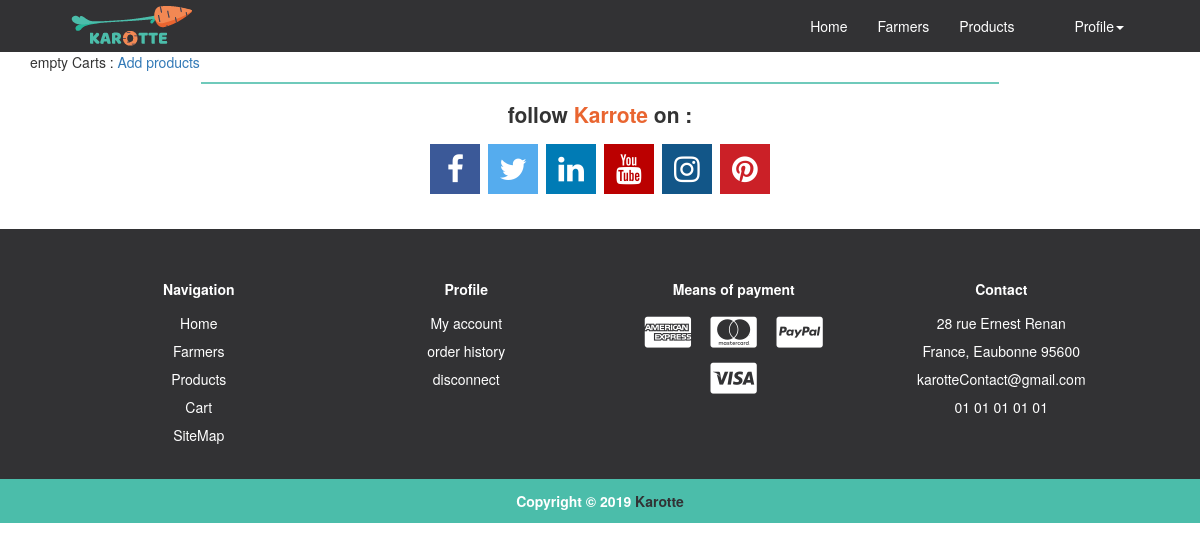
/Cart (signed in), run on an earlier commit of the app's database.
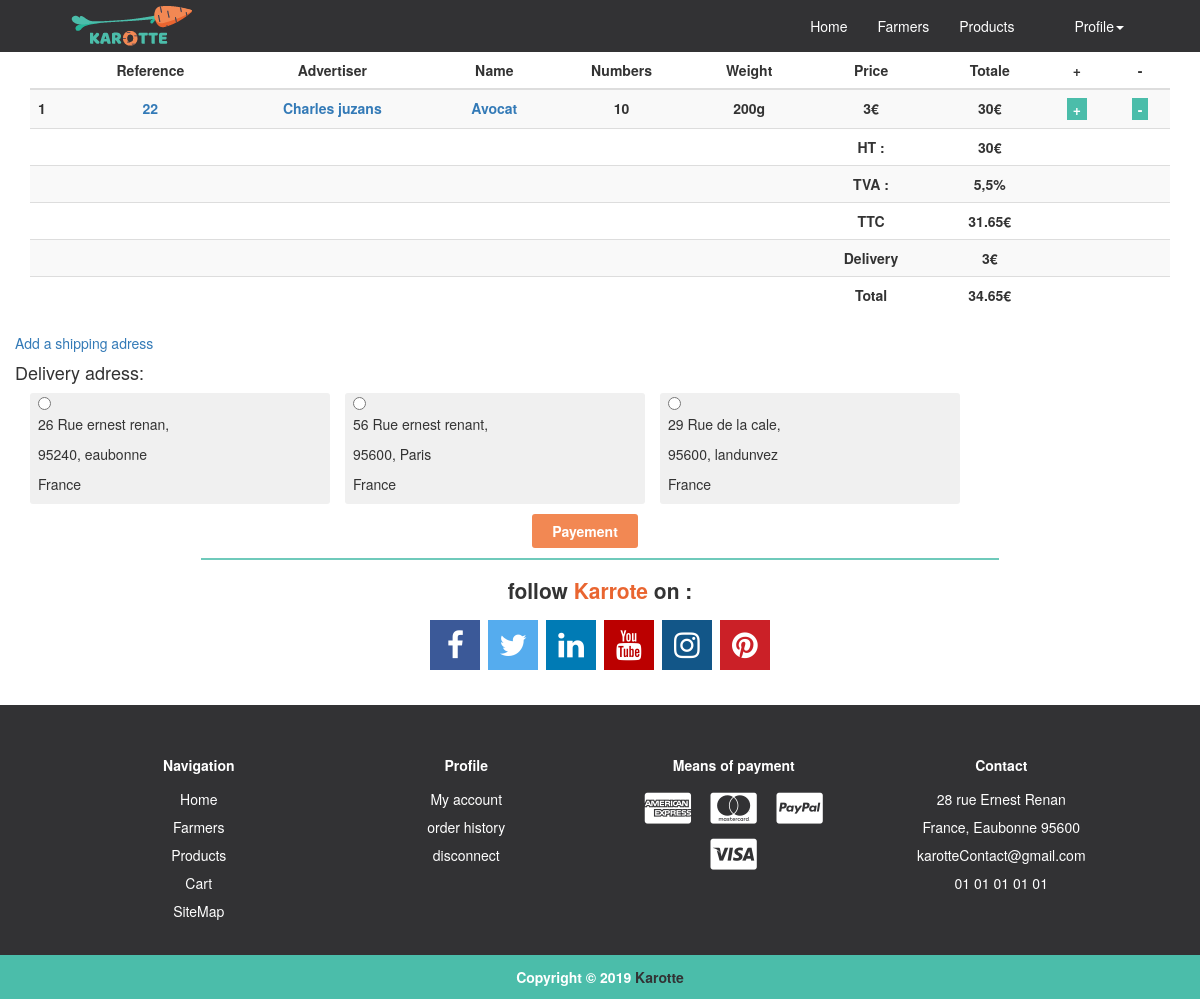
And on a later commit of the database.
### tables this page shows
CREATE TABLE IF NOT EXISTS `Cards` (
  `Id` int(9) NOT NULL,
  `IdProduct` int(9) NOT NULL,
  `idFarmerProduct` int(9) NOT NULL,
  `Nb` int(9) NOT NULL,
  `Idusers` int(9) NOT NULL,
  `Status` int(1) NOT NULL DEFAULT '1',
  `creationDate` date NOT NULL
);

CREATE TABLE IF NOT EXISTS `Produit` (
  `Id` int(9) NOT NULL,
  `IdListeProduit` int(9) NOT NULL,
  `Prix` varchar(255) NOT NULL,
  `Biographie` text NOT NULL,
  `Qualiter` text NOT NULL,
  `UnitWeight` varchar(9) NOT NULL,
  `NbStock` varchar(255) NOT NULL,
  `IdFarmers` int(9) NOT NULL,
  `Region` int(9) NOT NULL,
  `CreationDate` date DEFAULT NULL,
  `Actif` int(1) NOT NULL DEFAULT '0'
);

CREATE TABLE IF NOT EXISTS `Users` (
  `Id` int(9) NOT NULL,
  `Name` varchar(255) NOT NULL,
  `LastName` varchar(255) NOT NULL,
  `Email` varchar(255) NOT NULL,
  `Password` varchar(255) NOT NULL,
  `DateBirth` date DEFAULT NULL,
  `Type` int(1) NOT NULL,
  `Actif` int(1) NOT NULL DEFAULT '0',
  `Status` int(1) NOT NULL DEFAULT '1',
  `CreationDate` date NOT NULL,
  `CreationIp` varchar(100) NOT NULL
);

CREATE TABLE IF NOT EXISTS `ListeProduit` (
  `Id` int(9) NOT NULL,
  `Name` varchar(255) NOT NULL,
  `Actif` int(1) NOT NULL DEFAULT '1'
);

CREATE TABLE IF NOT EXISTS `Delivery` (
  `Id` int(9) NOT NULL,
  `IdUser` int(9) NOT NULL,
  `Road` varchar(255) NOT NULL,
  `RoadName` varchar(255) NOT NULL,
  `RoadNumber` varchar(255) NOT NULL,
  `PostalCode` varchar(255) NOT NULL,
  `City` varchar(255) NOT NULL,
  `Region` varchar(255) NOT NULL,
  `County` varchar(255) NOT NULL,
  `Phone` varchar(255) NOT NULL,
  `Actif` int(1) NOT NULL DEFAULT '1'
);

### controller/carts.php (called while the page is built, shortened)
<?php
$objCarts = new carts($connect);
if(!isset($_SESSION['farmer'])){
    $session = $_SESSION['user'];
}else{
    $session = $_SESSION['farmer'];
}
if(!isset($_SESSION['farmer'])){
    $panier = $objCarts->selectCarts($_SESSION['user']);
}else{
    $client_id = $_SESSION['farmer'];
    $panier = $objCarts->selectCarts($_SESSION['farmer']);
}
$errorDelivery = false;
?>

### models/connect.class.php (called while the page is built, shortened)
<?php
class connect {
    public function setConnect(PDO $connect)
    {
        $this -> _connect = $connect;
    }
}
?>

### models/carts.class.php (called while the page is built, shortened)
<?php
class carts extends connect
{
    public function selectCarts($iduser)
    {
        $req = $this->_connect->query("SELECT Cards.Id as card_id, Cards.Nb as card_quantity, Produit.Id as product_id, Produit.Prix as product_price, Produit.UnitWeight as product_weight, Users.Id as farmer_id, Farmers.Id as farmer_farmer_id, Users.Name as farmer_name, Users.LastName as farmer_lastname, ListeProduit.Id as lproduct_id, ListeProduit.Name as lproduct_name FROM `Cards` INNER JOIN Farmers ON Cards.idFarmerProduct = Farmers.Id INNER JOIN Users ON Farmers.IdUser = Users.Id INNER JOIN Produit ON Cards.IdProduct = Produit.Id INNER JOIN ListeProduit ON Produit.IdListeProduit = ListeProduit.Id WHERE Cards.Idusers = '$iduser' AND Cards.Status = '0' ");
        $res = $req->fetchAll();
        return $res;
    }
    public function selectAdresseLivraison($idUser)
    {
        $req = $this->_connect->query("SELECT * FROM `Delivery` WHERE IdUser = '$idUser' LIMIT 3");
        $res = $req->fetchAll();
        return $res;
    }
}
?>

### config.php (called while the page is built, shortened)
<?php
$delivery_price = 3;
function routeUrl(){
    $nbslash = '';
    if(isset($_GET['p'])){
        $nburl = count(explode('/', $_GET['p']));
        if($nburl !== 0){
            for($i=1; $i < $nburl; $i++){
                $nbslash .= "../";
            }
        }
    }
    return $nbslash;
}

### views/page/Cart.php (the view, shortened to what the changed rows need)
<?php
require "controller/carts.php";
    ?>
    <?php
$size = sizeof($panier);
if ($size != 0) {
    ?>
    <div class="container block_Carts">
        <div class="row">
            <div class="col-sm-12 block_Carts_1">
                <table class="table table-striped">
                    <thead>
                    <tr>
                        <th style="text-align: center" scope="col">&nbsp;</th>
                        <th style="text-align: center" scope="col">Reference</th>
                        <th style="text-align: center" scope="col">Advertiser</th>
                        <th style="text-align: center" scope="col">Name</th>
                        <th style="text-align: center" scope="col">Numbers</th>
                        <th style="text-align: center" scope="col">Weight</th>
                        <th style="text-align: center" scope="col">Price</th>
                        <th style="text-align: center" scope="col">Totale</th>
                        <th style="text-align: center" scope="col">+</th>
                        <th style="text-align: center" scope="col">-</th>
                    </tr>
                    </thead>
                    <tbody>
                    <?php
                    $nb = "1";
                    $total = 0;
                    foreach ($panier as $panierF) {
                        $IdProduct = $panierF['product_id'];
                        $idFarmerProduct = $panierF['farmer_id'];
                        $Nb = $panierF['card_quantity'];
                        $NameAnnonceur = $panierF['farmer_name'] . ' ' . $panierF['farmer_lastname'];
                        $IdListeProduit = $panierF['lproduct_id'];
                        $Prix = $panierF['product_price'];
                        $UnitWeight = $panierF['product_weight'];
                        $NameProducts = $panierF['lproduct_name'];
                        $calcule1 = $Prix;
                        $calcule2 = $Nb;
                        $resCalcul = $calcule1 * $calcule2;
                        $total += $resCalcul;
                        $tva = $total * 0.055;
                        ?>
                        <tr>
                            <th scope="row"><?= $nb ?></th>
                            <th style="text-align: center" scope="row"><a
                                        href="<?= routeUrl() ?>Products/produit=<?= $IdProduct ?>"><?= $IdProduct ?></a>
                            </th>
                            <th style="text-align: center" scope="row"><a
                                        href="<?= routeUrl() ?>Farmers/agriculteur=<?= $idFarmerProduct ?>"><?= $NameAnnonceur ?></a>
                            </th>
                            <th style="text-align: center" scope="row"><a
                                        href="<?= routeUrl() ?>Products/filters/<?= $IdListeProduit ?>/0/0/0/1"><?= $NameProducts ?></a>
                            </th>
                            <th style="text-align: center" scope="row"><?= $Nb ?></th>
                            <th style="text-align: center" scope="row"><?= $UnitWeight ?></th>
                            <th style="text-align: center" scope="row"><?= $Prix ?>€</th>
                            <th style="text-align: center" scope="row"><?= $Prix * $Nb ?>€</th>
                            <th style="text-align: center" scope="row">
                                <form method="post">
                                    <input class="cartsAdd" type="submit" name="add1" value="+"/>
                                </form>
                            </th>
                            <th style="text-align: center" scope="row">
                                <form method="post">
                                    <input class="cartsAdd" type="submit" name="no1" value="-"/>
                                </form>
                            </th>
                        </tr>
                        <?php
                        $nb = $nb + "1";
                    }
                    ?>
                    <tr>
                        <th scope="row"></th>
                        <th style="text-align: center" scope="row"></th>
                        <th style="text-align: center" scope="row"></th>
                        <th style="text-align: center" scope="row"></th>
                        <th style="text-align: center" scope="row"></th>
                        <th style="text-align: center" scope="row"></th>
                        <th style="text-align: center" scope="row">HT :</th>
                        <th style="text-align: center" scope="row"><?= $total ?>€</th>
                        <th style="text-align: center" scope="row"></th>
                        <th style="text-align: center" scope="row"></th>
                    </tr>
                    <tr>
                        <th scope="row"></th>
                        <th style="text-align: center" scope="row"></th>
                        <th style="text-align: center" scope="row"></th>
                        <th style="text-align: center" scope="row"></th>
                        <th style="text-align: center" scope="row"></th>
                        <th style="text-align: center" scope="row"></th>
                        <th style="text-align: center" scope="row">TVA :</th>
                        <th style="text-align: center" scope="row">5,5%</th>
                        <th style="text-align: center" scope="row"></th>
                        <th style="text-align: center" scope="row"></th>
                    </tr>
                    <tr>
                        <th scope="row"></th>
                        <th style="text-align: center" scope="row"></th>
                        <th style="text-align: center" scope="row"></th>
                        <th style="text-align: center" scope="row"></th>
                        <th style="text-align: center" scope="row"></th>
                        <th style="text-align: center" scope="row"></th>
                        <th style="text-align: center" scope="row">TTC</th>
                        <th style="text-align: center" scope="row"><?= $total + $tva ?>€</th>
                        <th style="text-align: center" scope="row"></th>
                        <th style="text-align: center" scope="row"></th>
                    </tr>
                    <tr>
                        <th scope="row"></th>
                        <th style="text-align: center" scope="row"></th>
                        <th style="text-align: center" scope="row"></th>
                        <th style="text-align: center" scope="row"></th>
                        <th style="text-align: center" scope="row"></th>
                        <th style="text-align: center" scope="row"></th>
                        <th style="text-align: center" scope="row">Delivery</th>
                        <th style="text-align: center" scope="row"><?= $delivery_price ?>€</th>
                        <th style="text-align: center" scope="row"></th>
                        <th style="text-align: center" scope="row"></th>
                    </tr>
                    <tr>
                        <th scope="row"></th>
                        <th style="text-align: center" scope="row"></th>
                        <th style="text-align: center" scope="row"></th>
                        <th style="text-align: center" scope="row"></th>
                        <th style="text-align: center" scope="row"></th>
                        <th style="text-align: center" scope="row"></th>
                        <th style="text-align: center" scope="row">Total</th>
                        <th style="text-align: center" scope="row"><?= $total + $tva + $delivery_price ?>€</th>
                        <th style="text-align: center" scope="row"></th>
                        <th style="text-align: center" scope="row"></th>
                    </tr>
                    </tbody>
                </table>
            </div>
            <div class="col-sm-12 row block_Carts_2">
                <form method="post">
                    <a href="<?= routeUrl() ?>Account/Livraison">Add a shipping adress</a>
                    <h4 <?= $errorDelivery ? 'style="color: red"' : '' ?> >Delivery adress:</h4>
                    <?php
                    foreach ($objCarts->selectAdresseLivraison($session) as $inputlivraison) {
                        ?>
                        <div class="col-sm-4 block_Carts_2_livraison">
                            <input type="radio" value="<?= $inputlivraison['Id'] ?>" name="delivery"/>
                            <p><?= $inputlivraison['RoadNumber'] . ' ' . $inputlivraison['Road'] . ' ' . $inputlivraison['RoadName']?>,</p>
                            <p><?= $inputlivraison['PostalCode'] . ', ' . $inputlivraison['City']?></p>
                            <p><?= $inputlivraison['County'] ?></p>
                        </div>
                        <?php
                    }
                    ?>
                    <div class="col-sm-12 payments">
                        <input class="ButtonPay" type="submit" name="pay" value="Payement"/>
                    </div>
                </form>
            </div>
        </div>
    </div>
    <?php
} else {
    ?>
    <div class="container block_Carts">
        <p>empty Carts : <a href="<?= routeUrl() ?>Products/1">Add products</a></p>
    </div>
    <?php
}
?>

What changed in the data, as far as the page shows it:
added cards: produit.Id "22", users.Name+LastName "Charles juzans", listeproduit.Name "Avocat", Nb "10", produit.UnitWeight "200g", produit.Prix "3", $Prix*$Nb "30"
now on this page (row edited): delivery: RoadNumber "26", Road "Rue", RoadName "ernest renan", PostalCode "95240", City "eaubonne", County "France"
now on this page (row edited): delivery: RoadNumber "56", Road "Rue", RoadName "ernest renant", PostalCode "95600", City "Paris", County "France"
added delivery: RoadNumber "29", Road "Rue", RoadName "de la cale", PostalCode "95600", City "landunvez", County "France"
Also different on the page:
$total: (not shown) → "30"
$total + $tva: (not shown) → "31.65"
$delivery_price: (not shown) → "3"
$total + $tva + $delivery_price: (not shown) → "34.65"
form field pay: (not shown) → "Payement"
text no longer shown: "empty Carts : Add products"
text now shown: "Reference Advertiser Name Numbers Weight Price Totale + - HT : € TVA : 5,5% TTC € Delivery € Total € Add a shipping adress Delivery adress:"
